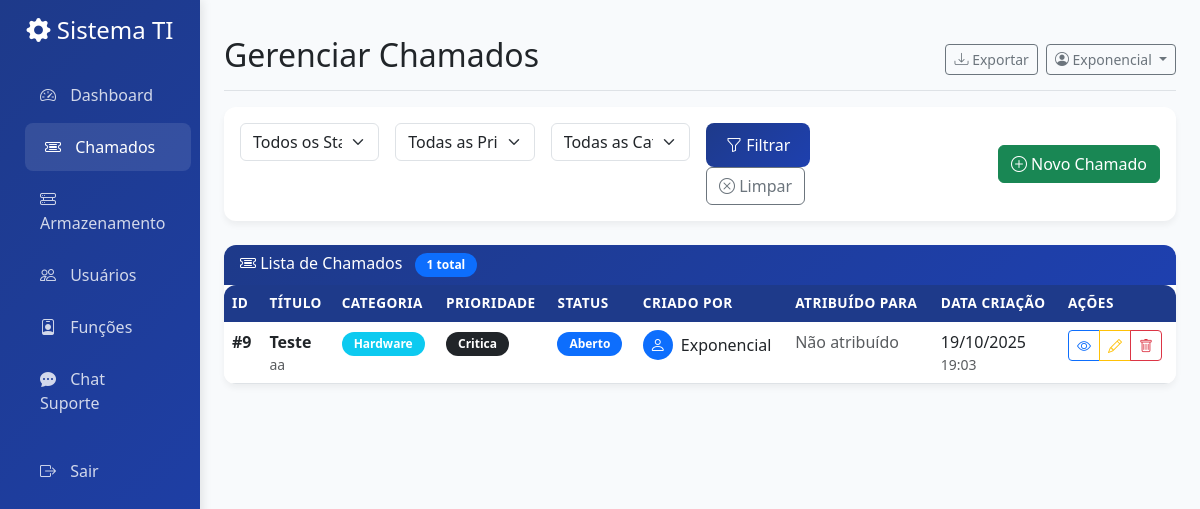
The app's page /chamados (signed in), older data.
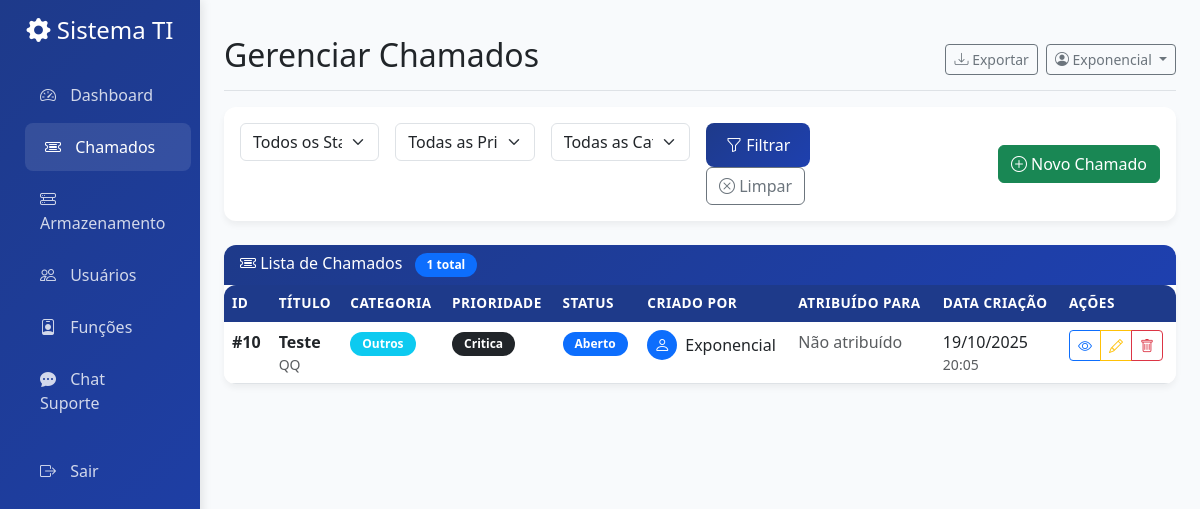
The same page, newer data.
### models/chamado.py (models this page shows, shortened)
class Chamado(db.Model):
    __tablename__ = 'chamados'
    id = db.Column(db.Integer, primary_key=True)
    titulo = db.Column(db.String(200), nullable=False)
    descricao = db.Column(db.Text, nullable=False)
    prioridade = db.Column(db.String(20), nullable=False, default='media')  # baixa, media, alta, critica
    status = db.Column(db.String(20), nullable=False, default='aberto')  # aberto, em_andamento, resolvido, fechado
    categoria = db.Column(db.String(50), nullable=False)  # hardware, software, rede, email, outros
    criado_por = db.Column(db.Integer, db.ForeignKey('users.id'), nullable=False)
    atribuido_para = db.Column(db.Integer, db.ForeignKey('users.id'), nullable=True)
    data_criacao = db.Column(db.DateTime, default=datetime.utcnow)
    data_atualizacao = db.Column(db.DateTime, default=datetime.utcnow, onupdate=datetime.utcnow)
    data_resolucao = db.Column(db.DateTime, nullable=True)
    solucao = db.Column(db.Text, nullable=True)

### models/user.py (models this page shows, shortened)
class User(UserMixin, db.Model):
    __tablename__ = 'users'
    id = db.Column(db.Integer, primary_key=True)
    username = db.Column(db.String(80), unique=True, nullable=False)
    password_hash = db.Column(db.String(120), nullable=False)
    role = db.Column(db.String(20), nullable=False, default='user')  # admin, user, tech
    created_at = db.Column(db.DateTime, default=datetime.utcnow)
    is_active = db.Column(db.Boolean, default=True)
    chamados_criados = db.relationship('Chamado', backref='criador', lazy=True, foreign_keys='Chamado.criado_por')
    chamados_atribuidos = db.relationship('Chamado', backref='tecnico', lazy=True, foreign_keys='Chamado.atribuido_para')

### app.py (the view)
@app.route('/chamados')
@login_required
def chamados():
    conn = get_db_connection()
    page = request.args.get('page', 1, type=int)
    per_page = 10
    status_filter = request.args.get('status', '')
    prioridade_filter = request.args.get('prioridade', '')
    categoria_filter = request.args.get('categoria', '')
    base_query = '''
        SELECT c.*, u.username as criador_nome, u2.username as tecnico_nome
        FROM chamados c
        JOIN users u ON c.criado_por = u.id
        LEFT JOIN users u2 ON c.atribuido_para = u2.id
    '''
    count_query = 'SELECT COUNT(*) FROM chamados c JOIN users u ON c.criado_por = u.id'
    params = []
    conditions = []
    if not is_tech():
        conditions.append('c.criado_por = ?')
        params.append(session['user_id'])
    if status_filter:
        conditions.append('c.status = ?')
        params.append(status_filter)
    if prioridade_filter:
        conditions.append('c.prioridade = ?')
        params.append(prioridade_filter)
    if categoria_filter:
        conditions.append('c.categoria = ?')
        params.append(categoria_filter)
    if conditions:
        where_clause = ' WHERE ' + ' AND '.join(conditions)
        base_query += where_clause
        count_query += where_clause
    total = conn.execute(count_query, params).fetchone()[0]
    query = base_query + ' ORDER BY c.data_criacao DESC LIMIT ? OFFSET ?'
    offset = (page - 1) * per_page
    paginated_params = params + [per_page, offset]
    chamados_list = conn.execute(query, paginated_params).fetchall()
    chamados_objects = [convert_chamado_row(row) for row in chamados_list]
    chamados = Pagination(chamados_objects, page, per_page, total)
    categorias = conn.execute('SELECT DISTINCT categoria FROM chamados').fetchall()
    categorias = [cat[0] for cat in categorias]
    conn.close()
    return render_template('chamados.html',
                         chamados=chamados,
                         categorias=categorias,
                         status_filter=status_filter,
                         prioridade_filter=prioridade_filter,
                         categoria_filter=categoria_filter)

### app.py (called while the page is built)
@app.template_filter('format_date')
def format_date_filter(value, format='%d/%m/%Y'):
    if value is None:
        return 'N/A'
    if isinstance(value, datetime):
        return value.strftime(format)
    if isinstance(value, str):
        try:
            dt = datetime.strptime(value, '%Y-%m-%d %H:%M:%S')
            return dt.strftime(format)
        except ValueError:
            try:
                dt = datetime.strptime(value, '%Y-%m-%d')
                return dt.strftime(format)
            except ValueError:
                return value
    return str(value)

def get_db_connection():
    conn = sqlite3.connect(DATABASE)
    conn.row_factory = sqlite3.Row
    return conn

def login_required(f):
    from functools import wraps
    @wraps(f)
    def decorated_function(*args, **kwargs):
        if 'user_id' not in session:
            return redirect(url_for('login'))
        return f(*args, **kwargs)
    return decorated_function

def get_user_role():
    if 'user_id' not in session:
        return None
    return session.get('role')

def is_admin():
    return get_user_role() == 'admin'

def can_access_funcoes():
    return get_user_role() == 'admin'

### templates/chamados.html (shortened to what the changed rows need)
{% extends "base.html" %}
{% block page_title %}Gerenciar Chamados{% endblock %}
{% block content %}
<div class="row">
    <div class="col-12">
        <div class="card">
            <div class="card-body p-0">
                {% if chamados.items %}
                <div class="table-responsive">
                    <table class="table table-hover mb-0">
                        <thead>
                            <tr>
                                <th>ID</th>
                                <th>Título</th>
                                <th>Categoria</th>
                                <th>Prioridade</th>
                                <th>Status</th>
                                <th>Criado por</th>
                                <th>Atribuído para</th>
                                <th>Data Criação</th>
                                <th>Ações</th>
                            </tr>
                        </thead>
                        <tbody>
                            {% for chamado in chamados.items %}
                            <tr>
                                <td>
                                    <strong>#{{ chamado.id }}</strong>
                                </td>
                                <td>
                                    <div class="d-flex flex-column">
                                        <span class="fw-bold">{{ chamado.titulo[:50] }}{% if chamado.titulo|length > 50 %}...{% endif %}</span>
                                        <small class="text-muted">{{ chamado.descricao[:100] }}{% if chamado.descricao|length > 100 %}...{% endif %}</small>
                                    </div>
                                </td>
                                <td>
                                    <span class="badge bg-info">{{ chamado.categoria.title() }}</span>
                                </td>
                                <td>
                                    <span class="badge bg-{{ chamado.prioridade_class }}">
                                        {{ chamado.prioridade.title() }}
                                    </span>
                                </td>
                                <td>
                                    <span class="badge bg-{{ chamado.status_class }}">
                                        {{ chamado.status.replace('_', ' ').title() }}
                                    </span>
                                </td>
                                <td>
                                    <div class="d-flex align-items-center">
                                        <div class="bg-primary rounded-circle d-flex align-items-center justify-content-center me-2" style="width: 30px; height: 30px;">
                                            <i class="bi bi-person text-white"></i>
                                        </div>
                                        <span>{{ chamado.criador.username }}</span>
                                    </div>
                                </td>
                                <td>
                                    {% if chamado.tecnico %}
                                    <div class="d-flex align-items-center">
                                        <div class="bg-success rounded-circle d-flex align-items-center justify-content-center me-2" style="width: 30px; height: 30px;">
                                            <i class="bi bi-person-check text-white"></i>
                                        </div>
                                        <span>{{ chamado.tecnico.username }}</span>
                                    </div>
                                    {% else %}
                                    <span class="text-muted">Não atribuído</span>
                                    {% endif %}
                                </td>
                                <td>
                                    <div class="d-flex flex-column">
                                        <span>{{ chamado.data_criacao|format_date('%d/%m/%Y') }}</span>
                                        <small class="text-muted">{{ chamado.data_criacao|format_date('%H:%M') }}</small>
                                    </div>
                                </td>
                                <td>
                                    <div class="btn-group" role="group">
                                        <a href="{{ url_for('visualizar_chamado', id=chamado.id) }}"
                                           class="btn btn-sm btn-outline-primary"
                                           title="Visualizar">
                                            <i class="bi bi-eye"></i>
                                        </a>
                                        <a href="{{ url_for('editar_chamado', id=chamado.id) }}"
                                           class="btn btn-sm btn-outline-warning"
                                           title="Editar">
                                            <i class="bi bi-pencil"></i>
                                        </a>
                                        {% if session.role == 'admin' %}
                                        <button type="button"
                                                class="btn btn-sm btn-outline-danger"
                                                onclick="confirmDelete({{ chamado.id }})"
                                                title="Deletar">
                                            <i class="bi bi-trash"></i>
                                        </button>
                                        {% endif %}
                                    </div>
                                </td>
                            </tr>
                            {% endfor %}
                        </tbody>
                    </table>
                </div>
                {% endif %}
            </div>
        </div>
    </div>
</div>
{% endblock %}

Row changes from the older to the newer data that the page shows:
removed Chamado: id "9", titulo "Teste", descricao "aa", categoria "Hardware", prioridade "Critica", status.replace "Aberto", criador.username "Exponencial", data_criacao "19/10/2025", data_criacao "19:03"
added Chamado: id "10", titulo "Teste", descricao "QQ", categoria "Outros", prioridade "Critica", status.replace "Aberto", criador.username "Exponencial", data_criacao "19/10/2025", data_criacao "20:05"
